Frame 1 (no input): blank canvas, image omitted
Frame 60 (the mouse pressed at the canvas centre just before this capture): blank canvas, image omitted
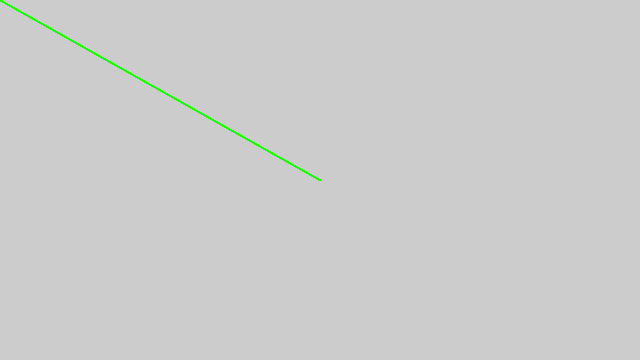
Frame 120 (the mouse held since frame 60 and released just before this capture)

The Processing sketch whose frames 1 and 60 were blank and that drew this single picture after the mouse press (run headless with seeded random() and noise(); from frame 60 on, the mouse is pressed at the canvas centre):

// Processing sketch: colourTest1
// ── colourTest1.pde
int colourAngle;

void setup() {
  fill(0, 0);
  size(640, 360);
  colorMode(HSB, 360, 100, 100);
}

void draw() {
  rect(-1, -1, width+1, height+1);
  stroke( (colourAngle)%360, 97, 100);
  line(0, 0, mouseX, mouseY);
  colourAngle += 1;
}
